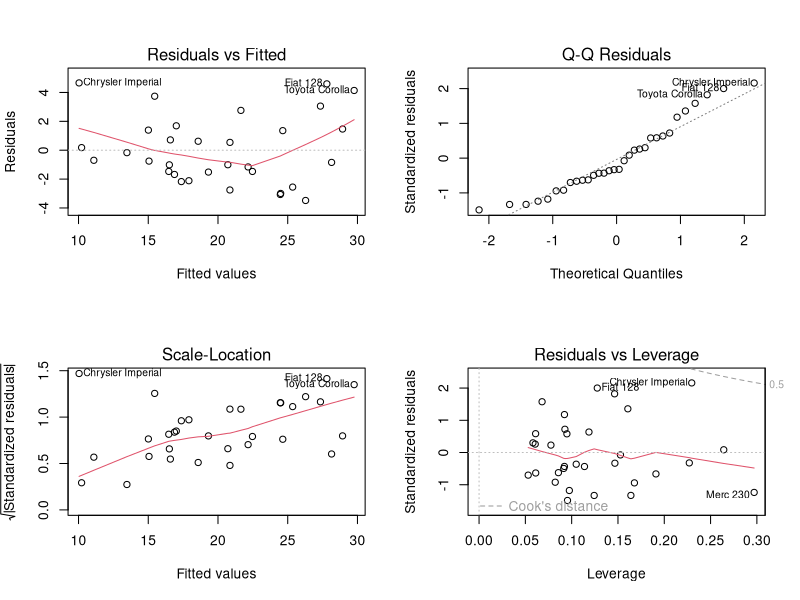
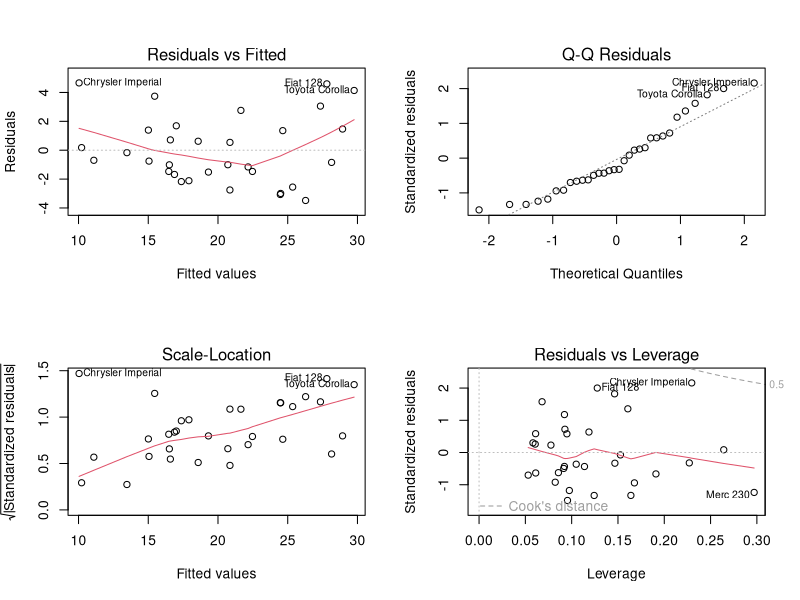

R code for these plots, in order:
## ---- chunk 1
data(mtcars)

head(mtcars)
str(mtcars)
## ---- chunk 2
model_full <- lm(mpg ~ wt + hp + disp + cyl + drat +
                   qsec + gear + carb + vs + am,
                 data = mtcars)

summary(model_full)
## ---- chunk 3
summary(model_full)$coefficients
## ---- chunk 4
model_selected <- step(model_full, direction = "both")
## ---- chunk 5
summary(model_selected)
## ---- chunk 6
formula(model_selected)
## ---- chunk 7
AIC(model_full, model_selected)
## ---- chunk 8
par(mfrow = c(2, 2))
plot(model_selected)
par(mfrow = c(1, 1))
## ---- chunk 9
# Load the dataset
data(mtcars)

# Build the full model
model_full <- lm(mpg ~ wt + hp + disp + cyl + drat +
                   qsec + gear + carb + vs + am,
                 data = mtcars)

# Inspect the full model
summary(model_full)

# Perform stepwise selection in both directions
model_selected <- step(model_full, direction = "both")

# Inspect the selected model
summary(model_selected)

# Display the selected formula
formula(model_selected)

# Compare models using AIC
AIC(model_full, model_selected)

# Plot diagnostic graphs
par(mfrow = c(2, 2))
plot(model_selected)
par(mfrow = c(1, 1))
